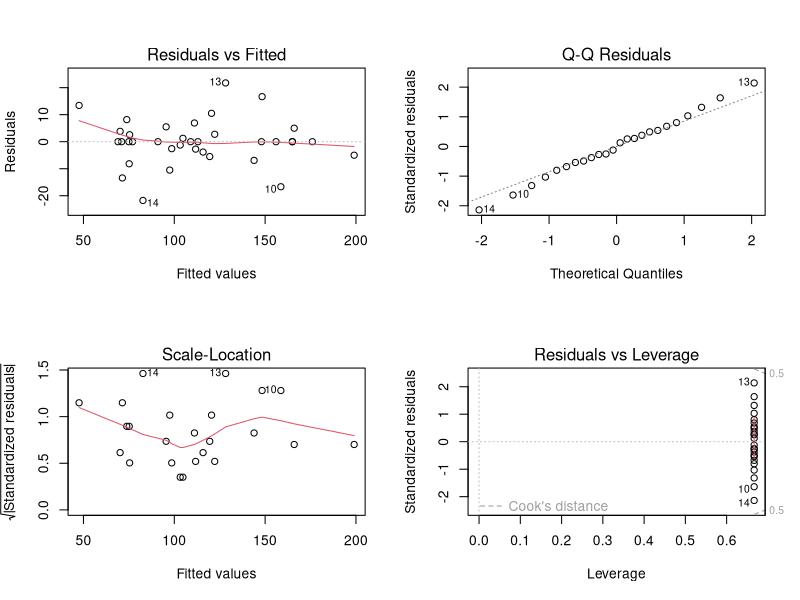
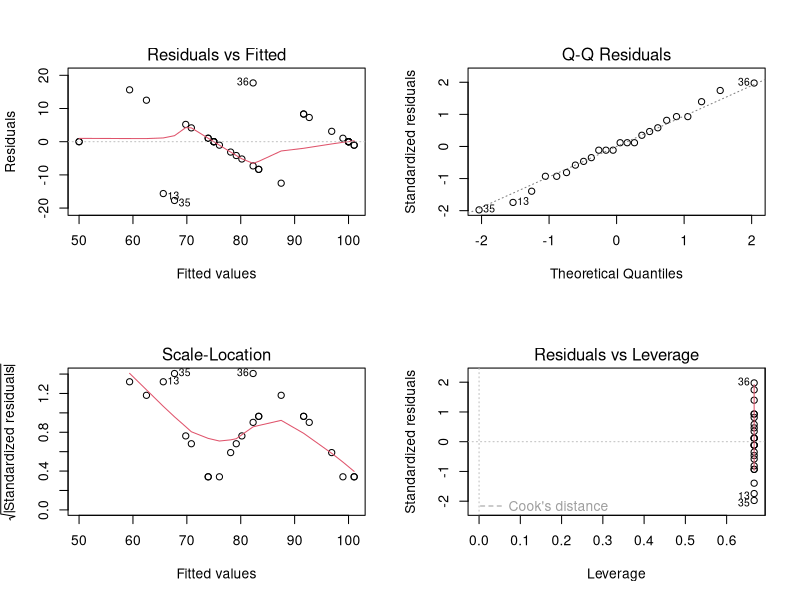

Write the R code that produced these figures, in order.
## ---- chunk 1
library(car)
library(lme4)
library(lmerTest)  
library("readxl") 
# May need to install.packages("readxl")
## ---- chunk 2
read_data <- read_excel("./stat571B_reading_data.xlsx")

read_data['total_time'] = read_data['Time (minutes)']*60 + read_data['Time (seconds)']

read_data['format'] = c("Laptop", "Laptop", "Print", 
                        "Laptop", "Print", "Print",
                        "Print", "Print", "Laptop", 
                        "Print", "Laptop", "Laptop",
                        "Laptop", "Print", "Print", 
                        "Laptop", "Print", "Laptop",
                        "Print", "Laptop", "Laptop",
                        "Print", "Laptop", "Print",
                        "Laptop", "Print", "Laptop",
                        "Laptop", "Laptop", "Print",
                        "Print", "Laptop", "Print",
                        "Print", "Print", "Laptop")

read_data["music"] = c("no", "yes", "no", 
                       "yes", "no", "yes", 
                       "no", "yes", "no", 
                       "yes", "no", "yes", 
                       "no", "no", "yes",
                       "yes", "yes", "no", 
                       "no", "no", "yes", 
                       "yes", "yes", "no", 
                       "no", "yes", "yes",
                       "yes", "no", "no",
                       "no", "yes", "yes",
                       "yes", "no", "no")
                
read_data
## ---- chunk 3
# format
read_data$format <- factor(read_data$format)
read_data$Text <- factor(read_data$Text)
read_data$music  <- factor(read_data$music)
read_data$Participant <- factor(read_data$Participant)
## ---- chunk 4
# ANOVA for Reading Time
model_time <- lm(total_time ~ format * music + Text + Participant + Participant:music, 
                 data = read_data)
Anova(model_time, type = "III")

## Mixed Effects Model 
model_time_lmer <- lmer(
  total_time ~ format * music +
    (1 | Text) +
    (1 + music | Participant),
  data = read_data
)
anova(model_time_lmer)
## ---- chunk 5
# ANOVA for Comprehension
model_comp <- lm(`Comprehension score (%)` ~ format * music + Text + 
                   Participant + Participant:music, 
                  data = read_data)
Anova(model_comp, type = "III")

## Mixed Effects Model 
model_comp_lmer <- lmer(
  `Comprehension score (%)` ~ format * music +
    (1 | Text) +
    (1 + music | Participant),
  data = read_data
)
anova(model_comp_lmer)
## ---- chunk 6
model_time_lmer <- lmer(
  total_time ~ format * music * `Comprehension score (%)` + 
    (1 | Text) +
    (1 + music | Participant),
  data = read_data
)

anova(model_time_lmer)
## ---- chunk 7
cor(read_data$total_time, read_data$`Comprehension score (%)`)
## ---- chunk 8
par(mfrow = c(2,2))
plot(model_time)

par(mfrow = c(2,2))
plot(model_comp)
